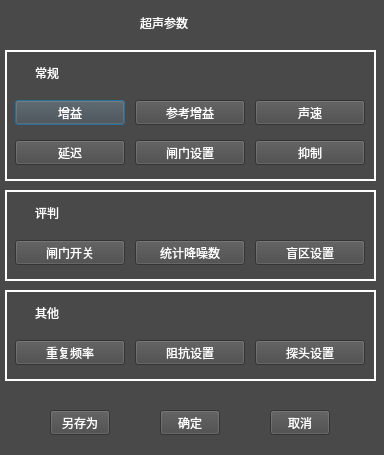
<?xml version="1.0" encoding="UTF-8"?>
<ui version="4.0">
 <class>UltrasoundParameterClass</class>
 <widget class="QDialog" name="UltrasoundParameterClass">
  <property name="geometry">
   <rect>
    <x>0</x>
    <y>0</y>
    <width>384</width>
    <height>455</height>
   </rect>
  </property>
  <property name="windowTitle">
   <string>UltrasoundParameter</string>
  </property>
  <property name="styleSheet">
   <string notr="true">background-color: rgb(73, 73, 73);</string>
  </property>
  <widget class="QWidget" name="widget" native="true">
   <property name="geometry">
    <rect>
     <x>5</x>
     <y>50</y>
     <width>371</width>
     <height>131</height>
    </rect>
   </property>
   <property name="styleSheet">
    <string notr="true">QWidget#widget{
border:2px solid rgb(255,255,255);
}</string>
   </property>
   <widget class="QPushButton" name="pushButtonGain">
    <property name="geometry">
     <rect>
      <x>10</x>
      <y>50</y>
      <width>110</width>
      <height>25</height>
     </rect>
    </property>
    <property name="minimumSize">
     <size>
      <width>110</width>
      <height>25</height>
     </size>
    </property>
    <property name="maximumSize">
     <size>
      <width>110</width>
      <height>25</height>
     </size>
    </property>
    <property name="styleSheet">
     <string notr="true">color: rgb(255, 255, 255);
font:15pt &quot;新宋体&quot;;</string>
    </property>
    <property name="text">
     <string>增益</string>
    </property>
   </widget>
   <widget class="QPushButton" name="pushButtonCGain">
    <property name="geometry">
     <rect>
      <x>130</x>
      <y>50</y>
      <width>110</width>
      <height>25</height>
     </rect>
    </property>
    <property name="minimumSize">
     <size>
      <width>110</width>
      <height>25</height>
     </size>
    </property>
    <property name="maximumSize">
     <size>
      <width>110</width>
      <height>25</height>
     </size>
    </property>
    <property name="styleSheet">
     <string notr="true">color: rgb(255, 255, 255);
font:15pt &quot;新宋体&quot;;</string>
    </property>
    <property name="text">
     <string>参考增益</string>
    </property>
   </widget>
   <widget class="QPushButton" name="pushButtonSoundSpeed">
    <property name="geometry">
     <rect>
      <x>250</x>
      <y>50</y>
      <width>110</width>
      <height>25</height>
     </rect>
    </property>
    <property name="minimumSize">
     <size>
      <width>110</width>
      <height>25</height>
     </size>
    </property>
    <property name="maximumSize">
     <size>
      <width>110</width>
      <height>25</height>
     </size>
    </property>
    <property name="styleSheet">
     <string notr="true">color: rgb(255, 255, 255);
font:15pt &quot;新宋体&quot;;</string>
    </property>
    <property name="text">
     <string>声速</string>
    </property>
   </widget>
   <widget class="QPushButton" name="pushButtonBandWidth">
    <property name="geometry">
     <rect>
      <x>250</x>
      <y>90</y>
      <width>110</width>
      <height>25</height>
     </rect>
    </property>
    <property name="minimumSize">
     <size>
      <width>110</width>
      <height>25</height>
     </size>
    </property>
    <property name="maximumSize">
     <size>
      <width>110</width>
      <height>25</height>
     </size>
    </property>
    <property name="styleSheet">
     <string notr="true">color: rgb(255, 255, 255);
font:15pt &quot;新宋体&quot;;</string>
    </property>
    <property name="text">
     <string>抑制</string>
    </property>
   </widget>
   <widget class="QPushButton" name="pushButtonGateSet">
    <property name="geometry">
     <rect>
      <x>130</x>
      <y>90</y>
      <width>110</width>
      <height>25</height>
     </rect>
    </property>
    <property name="minimumSize">
     <size>
      <width>110</width>
      <height>25</height>
     </size>
    </property>
    <property name="maximumSize">
     <size>
      <width>110</width>
      <height>25</height>
     </size>
    </property>
    <property name="styleSheet">
     <string notr="true">color: rgb(255, 255, 255);
font:15pt &quot;新宋体&quot;;</string>
    </property>
    <property name="text">
     <string>闸门设置</string>
    </property>
   </widget>
   <widget class="QPushButton" name="pushButtonBurstDelay">
    <property name="geometry">
     <rect>
      <x>10</x>
      <y>90</y>
      <width>110</width>
      <height>25</height>
     </rect>
    </property>
    <property name="minimumSize">
     <size>
      <width>110</width>
      <height>25</height>
     </size>
    </property>
    <property name="maximumSize">
     <size>
      <width>110</width>
      <height>25</height>
     </size>
    </property>
    <property name="styleSheet">
     <string notr="true">color: rgb(255, 255, 255);
font:15pt &quot;新宋体&quot;;</string>
    </property>
    <property name="text">
     <string>延迟</string>
    </property>
   </widget>
   <widget class="QLabel" name="label_2">
    <property name="geometry">
     <rect>
      <x>30</x>
      <y>10</y>
      <width>50</width>
      <height>25</height>
     </rect>
    </property>
    <property name="minimumSize">
     <size>
      <width>50</width>
      <height>25</height>
     </size>
    </property>
    <property name="maximumSize">
     <size>
      <width>50</width>
      <height>25</height>
     </size>
    </property>
    <property name="styleSheet">
     <string notr="true">QLabel{
color: rgb(255, 255, 255);
font: 75 14pt &quot;新宋体&quot;;
}</string>
    </property>
    <property name="text">
     <string>常规</string>
    </property>
   </widget>
  </widget>
  <widget class="QLabel" name="label">
   <property name="geometry">
    <rect>
     <x>140</x>
     <y>10</y>
     <width>95</width>
     <height>25</height>
    </rect>
   </property>
   <property name="minimumSize">
    <size>
     <width>95</width>
     <height>25</height>
    </size>
   </property>
   <property name="maximumSize">
    <size>
     <width>95</width>
     <height>25</height>
    </size>
   </property>
   <property name="styleSheet">
    <string notr="true">QLabel{
color: rgb(255, 255, 255);
font: 75 18pt &quot;新宋体&quot;;
}</string>
   </property>
   <property name="text">
    <string>超声参数</string>
   </property>
  </widget>
  <widget class="QWidget" name="widget_2" native="true">
   <property name="geometry">
    <rect>
     <x>5</x>
     <y>190</y>
     <width>371</width>
     <height>91</height>
    </rect>
   </property>
   <property name="styleSheet">
    <string notr="true">QWidget#widget_2{
border:2px solid rgb(255,255,255);
}</string>
   </property>
   <widget class="QPushButton" name="pushButtonMeasureMode">
    <property name="geometry">
     <rect>
      <x>10</x>
      <y>50</y>
      <width>110</width>
      <height>25</height>
     </rect>
    </property>
    <property name="minimumSize">
     <size>
      <width>110</width>
      <height>25</height>
     </size>
    </property>
    <property name="maximumSize">
     <size>
      <width>110</width>
      <height>25</height>
     </size>
    </property>
    <property name="styleSheet">
     <string notr="true">color: rgb(255, 255, 255);
font:15pt &quot;新宋体&quot;;</string>
    </property>
    <property name="text">
     <string>闸门开关</string>
    </property>
   </widget>
   <widget class="QPushButton" name="pushButtonStaNoise">
    <property name="geometry">
     <rect>
      <x>130</x>
      <y>50</y>
      <width>110</width>
      <height>25</height>
     </rect>
    </property>
    <property name="minimumSize">
     <size>
      <width>110</width>
      <height>25</height>
     </size>
    </property>
    <property name="maximumSize">
     <size>
      <width>110</width>
      <height>25</height>
     </size>
    </property>
    <property name="styleSheet">
     <string notr="true">color: rgb(255, 255, 255);
font:15pt &quot;新宋体&quot;;</string>
    </property>
    <property name="text">
     <string>统计降噪数</string>
    </property>
   </widget>
   <widget class="QLabel" name="label_3">
    <property name="geometry">
     <rect>
      <x>30</x>
      <y>10</y>
      <width>50</width>
      <height>25</height>
     </rect>
    </property>
    <property name="minimumSize">
     <size>
      <width>50</width>
      <height>25</height>
     </size>
    </property>
    <property name="maximumSize">
     <size>
      <width>50</width>
      <height>25</height>
     </size>
    </property>
    <property name="styleSheet">
     <string notr="true">QLabel{
color: rgb(255, 255, 255);
font: 75 14pt &quot;新宋体&quot;;
}</string>
    </property>
    <property name="text">
     <string>评判</string>
    </property>
   </widget>
   <widget class="QPushButton" name="pushButtonDeadZone">
    <property name="geometry">
     <rect>
      <x>250</x>
      <y>50</y>
      <width>110</width>
      <height>25</height>
     </rect>
    </property>
    <property name="minimumSize">
     <size>
      <width>110</width>
      <height>25</height>
     </size>
    </property>
    <property name="maximumSize">
     <size>
      <width>110</width>
      <height>25</height>
     </size>
    </property>
    <property name="styleSheet">
     <string notr="true">color: rgb(255, 255, 255);
font:15pt &quot;新宋体&quot;;</string>
    </property>
    <property name="text">
     <string>盲区设置</string>
    </property>
   </widget>
  </widget>
  <widget class="QWidget" name="widget_3" native="true">
   <property name="geometry">
    <rect>
     <x>5</x>
     <y>290</y>
     <width>371</width>
     <height>91</height>
    </rect>
   </property>
   <property name="styleSheet">
    <string notr="true">QWidget#widget_3{
border:2px solid rgb(255,255,255);
}</string>
   </property>
   <widget class="QPushButton" name="pushButtonReFreq">
    <property name="geometry">
     <rect>
      <x>10</x>
      <y>50</y>
      <width>110</width>
      <height>25</height>
     </rect>
    </property>
    <property name="minimumSize">
     <size>
      <width>110</width>
      <height>25</height>
     </size>
    </property>
    <property name="maximumSize">
     <size>
      <width>110</width>
      <height>25</height>
     </size>
    </property>
    <property name="styleSheet">
     <string notr="true">color: rgb(255, 255, 255);
font:15pt &quot;新宋体&quot;;</string>
    </property>
    <property name="text">
     <string>重复频率</string>
    </property>
   </widget>
   <widget class="QPushButton" name="pushButtonImpedanceSet">
    <property name="geometry">
     <rect>
      <x>130</x>
      <y>50</y>
      <width>110</width>
      <height>25</height>
     </rect>
    </property>
    <property name="minimumSize">
     <size>
      <width>110</width>
      <height>25</height>
     </size>
    </property>
    <property name="maximumSize">
     <size>
      <width>110</width>
      <height>25</height>
     </size>
    </property>
    <property name="styleSheet">
     <string notr="true">color: rgb(255, 255, 255);
font:15pt &quot;新宋体&quot;;</string>
    </property>
    <property name="text">
     <string>阻抗设置</string>
    </property>
   </widget>
   <widget class="QPushButton" name="pushButtonProbeSet">
    <property name="geometry">
     <rect>
      <x>250</x>
      <y>50</y>
      <width>110</width>
      <height>25</height>
     </rect>
    </property>
    <property name="minimumSize">
     <size>
      <width>110</width>
      <height>25</height>
     </size>
    </property>
    <property name="maximumSize">
     <size>
      <width>110</width>
      <height>25</height>
     </size>
    </property>
    <property name="styleSheet">
     <string notr="true">color: rgb(255, 255, 255);
font:15pt &quot;新宋体&quot;;</string>
    </property>
    <property name="text">
     <string>探头设置</string>
    </property>
   </widget>
   <widget class="QLabel" name="label_4">
    <property name="geometry">
     <rect>
      <x>30</x>
      <y>10</y>
      <width>50</width>
      <height>25</height>
     </rect>
    </property>
    <property name="minimumSize">
     <size>
      <width>50</width>
      <height>25</height>
     </size>
    </property>
    <property name="maximumSize">
     <size>
      <width>50</width>
      <height>25</height>
     </size>
    </property>
    <property name="styleSheet">
     <string notr="true">QLabel{
color: rgb(255, 255, 255);
font: 75 14pt &quot;新宋体&quot;;
}</string>
    </property>
    <property name="text">
     <string>其他</string>
    </property>
   </widget>
  </widget>
  <widget class="QPushButton" name="pushButtonSaveAs">
   <property name="geometry">
    <rect>
     <x>50</x>
     <y>410</y>
     <width>60</width>
     <height>25</height>
    </rect>
   </property>
   <property name="minimumSize">
    <size>
     <width>60</width>
     <height>25</height>
    </size>
   </property>
   <property name="maximumSize">
    <size>
     <width>60</width>
     <height>25</height>
    </size>
   </property>
   <property name="styleSheet">
    <string notr="true">color: rgb(255, 255, 255);</string>
   </property>
   <property name="text">
    <string>另存为</string>
   </property>
  </widget>
  <widget class="QPushButton" name="pushButtonYes">
   <property name="geometry">
    <rect>
     <x>160</x>
     <y>410</y>
     <width>60</width>
     <height>25</height>
    </rect>
   </property>
   <property name="minimumSize">
    <size>
     <width>60</width>
     <height>25</height>
    </size>
   </property>
   <property name="maximumSize">
    <size>
     <width>60</width>
     <height>25</height>
    </size>
   </property>
   <property name="styleSheet">
    <string notr="true">color: rgb(255, 255, 255);</string>
   </property>
   <property name="text">
    <string>确定</string>
   </property>
  </widget>
  <widget class="QPushButton" name="pushButtonNo">
   <property name="geometry">
    <rect>
     <x>270</x>
     <y>410</y>
     <width>60</width>
     <height>25</height>
    </rect>
   </property>
   <property name="minimumSize">
    <size>
     <width>60</width>
     <height>25</height>
    </size>
   </property>
   <property name="maximumSize">
    <size>
     <width>60</width>
     <height>25</height>
    </size>
   </property>
   <property name="styleSheet">
    <string notr="true">color: rgb(255, 255, 255);</string>
   </property>
   <property name="text">
    <string>取消</string>
   </property>
  </widget>
 </widget>
 <layoutdefault spacing="6" margin="11"/>
 <resources>
  <include location="ultrasoundparameter.qrc"/>
 </resources>
 <connections/>
</ui>
